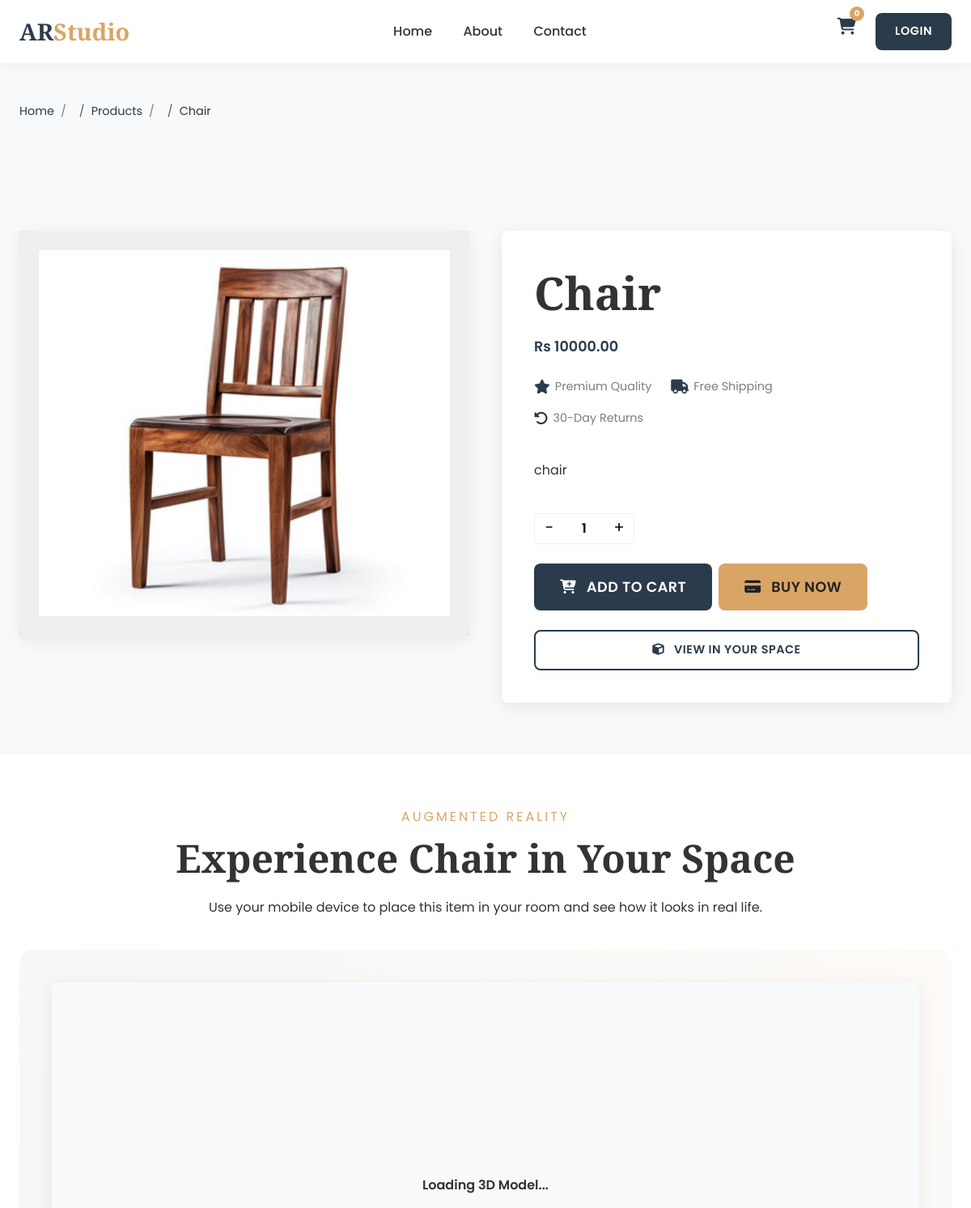
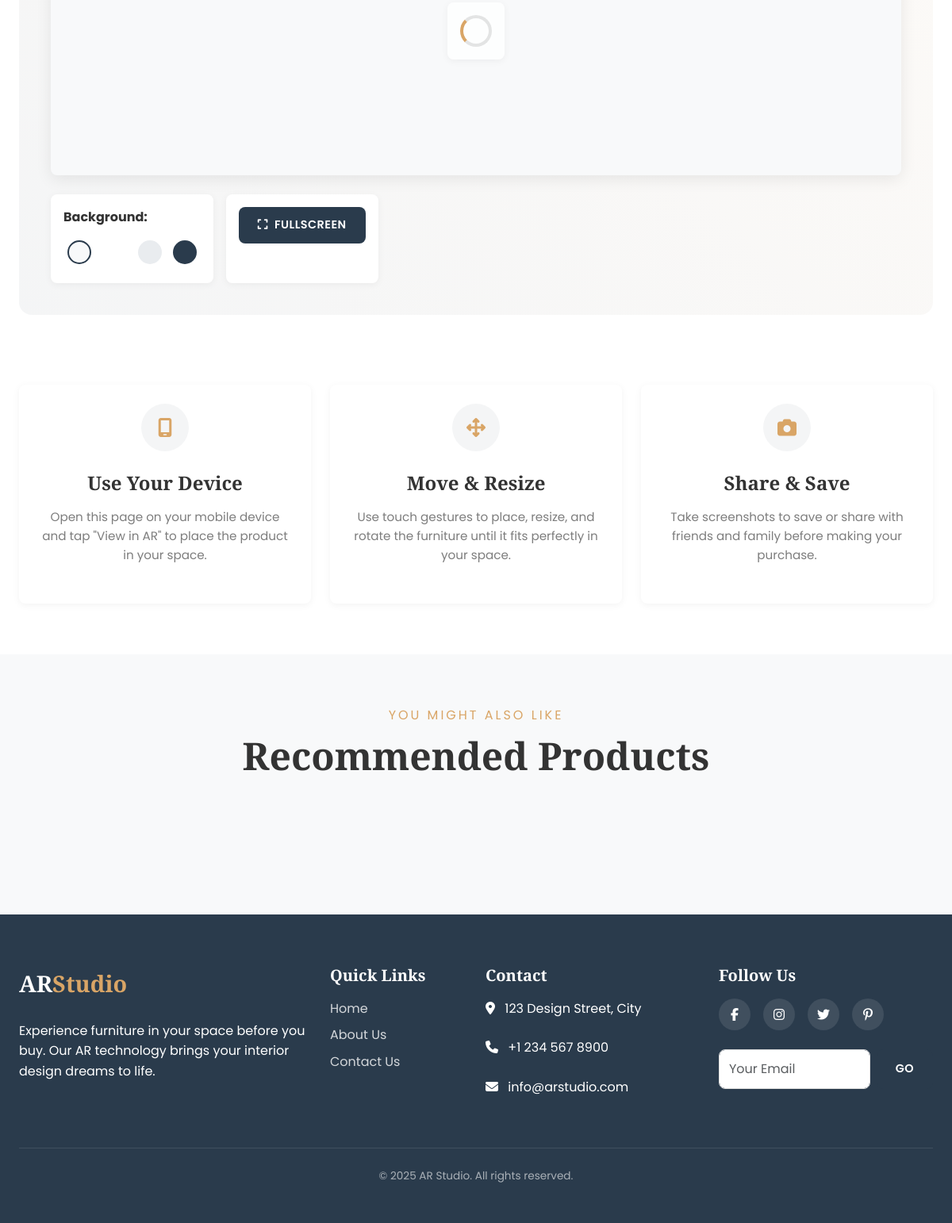
Screenshot of /product/2/ with the database file from the repository (2 pictures, top to bottom).
### products/templates/models.py (models this page shows, shortened)
class Product(models.Model):
    name = models.CharField(max_length=255)
    description = models.TextField()
    price = models.DecimalField(max_digits=10, decimal_places=2)
    image = models.ImageField(upload_to='product_images/')
    model_3d = models.FileField(null=True ,upload_to='models_3d/', help_text="Upload a GLB/GLTF file for AR")
    created_at = models.DateTimeField(auto_now_add=True)
    updated_at = models.DateTimeField(auto_now=True)

### products/views.py (the view)
# urls.py: path('product/<int:pk>/', views.product_detail, name='product_detail'),
def product_detail(request, pk):
    product = get_object_or_404(Product, pk=pk)
    recommended_products = recommend_products(pk)
    total_items = get_cart_count(request)
    return render(request, 'products/product_detail.html', {
        'product': product,
        'recommended_products': recommended_products,
        'total_items': total_items
    })

### products/views.py (called while the page is built)
def get_cart_count(request):
    total_items = 0
    if request.user.is_authenticated:
        cart, created = Cart.objects.get_or_create(user=request.user)
        total_items = CartItem.objects.filter(cart=cart).aggregate(Sum('quantity'))['quantity__sum'] or 0
    else:
        session_cart = request.session.get('cart', {})
        for item_quantity in session_cart.values():
            total_items += item_quantity
    return total_items

def recommend_products(product_id):
    products = Product.objects.all()
    if not products:
        return []
    product_list = list(products)
    current_product = next((p for p in product_list if p.id == product_id), None)
    if not current_product:
        return []
    descriptions = [p.description for p in product_list]
    vectorizer = TfidfVectorizer()
    tfidf_matrix = vectorizer.fit_transform(descriptions)
    current_index = product_list.index(current_product)
    similarity_scores = cosine_similarity(tfidf_matrix[current_index], tfidf_matrix).flatten()
    similar_indices = similarity_scores.argsort()[-6:-1][::-1]  # Top 5 similar products
    return [product_list[i] for i in similar_indices]

### products/templates/products/product_detail.html (shortened to what this page needs)
{% extends 'products/base.html' %}
{% load static %}
{% block content %}
<section class="product-header">
    <div class="container">
        <div class="breadcrumb">
            <span class="breadcrumb-item"><a href="{% url 'products:product_list' %}">Home</a></span>
            <span class="breadcrumb-item"><a href="#products">Products</a></span>
            <span class="breadcrumb-item">{{ product.name }}</span>
        </div>
    </div>
</section>
<section class="product-detail-section">
    <div class="container">
        <div class="product-detail-layout">
            <div class="product-gallery" data-aos="fade-right">
                <img src="{{ product.image.url }}" alt="{{ product.name }}" class="product-image-large">
            </div>
            <div class="product-detail-card" data-aos="fade-left">
                <div class="p-4">
                    <h1 class="mb-2">{{ product.name }}</h1>
                    <span class="product-price mb-3">Rs {{ product.price }}</span>
                    <div class="product-specs">
                        <div class="spec-item"><i class="fa-solid fa-star"></i> Premium Quality</div>
                        <div class="spec-item"><i class="fa-solid fa-truck"></i> Free Shipping</div>
                        <div class="spec-item"><i class="fa-solid fa-rotate-left"></i> 30-Day Returns</div>
                    </div>
                    <p class="mb-4">{{ product.description }}</p>
                    <div class="product-actions">
                        <div class="quantity-selector">
                            <button class="quantity-btn" onclick="decrementQuantity()">-</button>
                            <input type="text" value="1" class="quantity-input" id="quantity" readonly>
                            <button class="quantity-btn" onclick="incrementQuantity()">+</button>
                        </div>
                        <div class="d-flex gap-2">
                            <button class="btn btn-primary btn-large" id="add-to-cart-btn" data-product-id="{{ product.pk }}">
                                <i class="fa-solid fa-cart-plus me-2"></i> Add to Cart
                            </button>
                            <a href="{% url 'products:product_payment_page' product.pk %}" class="btn btn-secondary btn-large">
                                <i class="fa-solid fa-credit-card me-2"></i> Buy Now
                            </a>
                        </div>
                        <a href="#ar-view" class="btn btn-outline mt-3 w-100">
                            <i class="fa-solid fa-cube me-2"></i> View in Your Space
                        </a>
                    </div>
                </div>
            </div>
        </div>
    </div>
</section>
<section id="ar-view" class="ar-section">
    <div class="container">
        <div class="section-title" data-aos="fade-up">
            <span>AUGMENTED REALITY</span>
            <h2>Experience {{ product.name }} in Your Space</h2>
            <p class="text-center">Use your mobile device to place this item in your room and see how it looks in real life.</p>
        </div>
        <div class="ar-container position-relative" data-aos="fade-up">
            <div class="model-loader" id="model-loader">
                <div class="loading-spinner"></div>
            </div>
            <model-viewer
                src="{{ product.model_3d.url }}"
                alt="A 3D model of {{ product.name }}"
                ar
                ar-modes="webxr scene-viewer quick-look"
                camera-controls
                shadow-intensity="1"
                exposure="0.7"
                auto-rotate
                loading="eager"
                reveal="auto"
                id="product-model-viewer"
                data-js-focus-visible>
            </model-viewer>
            <div class="ar-controls">
                <div class="ar-control-group">
                    <p class="mb-2 fw-bold">Background:</p>
                    <div class="bg-option active" style="background-color: #F8F9FA;" data-color="#F8F9FA"></div>
                    <div class="bg-option" style="background-color: #FFFFFF;" data-color="#FFFFFF"></div>
                    <div class="bg-option" style="background-color: #E9ECEF;" data-color="#E9ECEF"></div>
                    <div class="bg-option" style="background-color: #2A3B4C;" data-color="#2A3B4C"></div>
                </div>
                <div class="ar-control-group">
                    <button class="btn btn-sm btn-primary" id="ar-fullscreen">
                        <i class="fa-solid fa-expand me-1"></i> Fullscreen
                    </button>
                </div>
            </div>
        </div>
        <div class="row mt-5 g-4">
            <div class="col-md-4" data-aos="fade-up" data-aos-delay="100">
                <div class="feature-card">
                    <div class="feature-icon">
                        <i class="fa-solid fa-mobile-screen"></i>
                    </div>
                    <h3 class="feature-title">Use Your Device</h3>
                    <p class="feature-desc">Open this page on your mobile device and tap "View in AR" to place the product in your space.</p>
                </div>
            </div>
            <div class="col-md-4" data-aos="fade-up" data-aos-delay="200">
                <div class="feature-card">
                    <div class="feature-icon">
                        <i class="fa-solid fa-arrows-up-down-left-right"></i>
                    </div>
                    <h3 class="feature-title">Move & Resize</h3>
                    <p class="feature-desc">Use touch gestures to place, resize, and rotate the furniture until it fits perfectly in your space.</p>
                </div>
            </div>
            <div class="col-md-4" data-aos="fade-up" data-aos-delay="300">
                <div class="feature-card">
                    <div class="feature-icon">
                        <i class="fa-solid fa-camera"></i>
                    </div>
                    <h3 class="feature-title">Share & Save</h3>
                    <p class="feature-desc">Take screenshots to save or share with friends and family before making your purchase.</p>
                </div>
            </div>
        </div>
    </div>
</section>
<section class="product-section">
    <div class="container">
        <div class="section-title" data-aos="fade-up">
            <span>YOU MIGHT ALSO LIKE</span>
            <h2>Recommended Products</h2>
        </div>
    </div>
</section>
{% endblock %}

### products/templates/products/product_detail.html (style rules this page uses)
.product-header { padding: var(--space-lg) 0; background-color: var(--color-light); }
.breadcrumb { padding: var(--space-xs) 0; margin-bottom: var(--space-md); }
.breadcrumb-item { display: inline-block; font-size: 0.9rem; }
.breadcrumb-item:not(:last-child):after { content: '/'; margin: 0 var(--space-xs); color: var(--color-text-light); }
.product-detail-layout { display: grid; grid-template-columns: repeat(auto-fit, minmax(300px, 1fr)); gap: var(--space-lg); align-items: start; }
.product-gallery { position: relative; }
.product-image-large { width: 100%; height: auto; border-radius: var(--radius-md); box-shadow: var(--shadow-md); object-fit: cover; aspect-ratio: 1 / 1; }
.product-detail-card { background-color: var(--color-white); border-radius: var(--radius-md); box-shadow: var(--shadow-md); height: 100%; }
.product-specs { display: flex; flex-wrap: wrap; margin-bottom: var(--space-md); }
.spec-item { margin-right: var(--space-md); margin-bottom: var(--space-sm); font-size: 0.9rem; color: var(--color-text-light); display: flex; align-items: center; }
.spec-item i { margin-right: 6px; color: var(--color-primary); }
.quantity-selector { display: flex; align-items: center; margin-bottom: var(--space-md); }
.quantity-btn { width: 36px; height: 36px; border-radius: var(--radius-sm); border: 1px solid var(--color-border); background: var(--color-white); display: flex; align-items: center; justify-content: center; cursor: pointer; font-size: 1.2rem; transition: var(--transition); }
.quantity-input { width: 50px; height: 36px; text-align: center; border: 1px solid var(--color-border); border-left: 0; border-right: 0; font-size: 1rem; }
.ar-controls { display: flex; flex-wrap: wrap; gap: var(--space-sm); margin-top: var(--space-md); }
.ar-control-group { background-color: var(--color-white); padding: var(--space-sm); border-radius: var(--radius-md); box-shadow: var(--shadow-sm); }
.bg-option { display: inline-block; width: 30px; height: 30px; border-radius: 50%; margin: 0 5px; cursor: pointer; border: 2px solid transparent; transition: var(--transition); }
.bg-option.active { border-color: var(--color-primary); }
.model-loader { position: absolute; top: 50%; left: 50%; transform: translate(-50%, -50%); z-index: 10; background-color: rgba(255, 255, 255, 0.8); padding: var(--space-sm); border-radius: var(--radius-md); box-shadow: var(--shadow-sm); display: none; }
.loading-spinner { border: 4px solid rgba(0, 0, 0, 0.1); border-left: 4px solid var(--color-secondary); border-radius: 50%; width: 40px; height: 40px; animation: spin 1s linear infinite; }
.ar-container { width: 100%; margin: 0 auto; overflow: hidden; }
model-viewer { width: 100%; height: 450px; background-color: #F8F9FA; border-radius: var(--radius-md); box-shadow: var(--shadow-md); --poster-color: transparent; }
.feature-card { background-color: var(--color-white); border-radius: var(--radius-md); padding: var(--space-md); box-shadow: var(--shadow-sm); height: 100%; text-align: center; }
.feature-icon { width: 60px; height: 60px; margin: 0 auto var(--space-md); background-color: rgba(42, 59, 76, 0.05); border-radius: 50%; display: flex; align-items: center; justify-content: center; font-size: 1.5rem; color: var(--color-secondary); }
.product-price { display: block; font-weight: 600; color: var(--color-primary); margin-bottom: var(--space-sm); }

### rows the page displays
Product: name "Chair", image (picture), price "10000.00", description "chair"

### other values shown
{{ total_items|default:0 }} "0"
